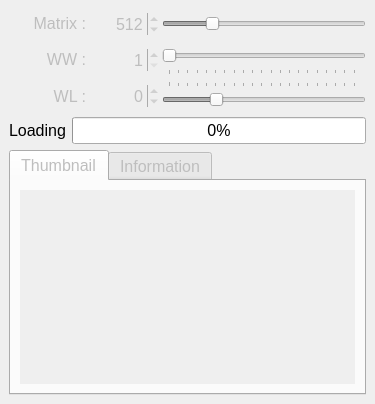
  <widget class="QDockWidget" name="dockWidgetBrowse">
   <property name="enabled">
    <bool>true</bool>
   </property>
   <property name="minimumSize">
    <size>
     <width>375</width>
     <height>396</height>
    </size>
   </property>
   <property name="baseSize">
    <size>
     <width>0</width>
     <height>0</height>
    </size>
   </property>
   <property name="font">
    <font>
     <pointsize>12</pointsize>
     <bold>false</bold>
     <underline>false</underline>
     <strikeout>false</strikeout>
     <stylestrategy>PreferDefault</stylestrategy>
    </font>
   </property>
   <property name="toolTip">
    <string>Browse</string>
   </property>
   <property name="statusTip">
    <string>Browse</string>
   </property>
   <property name="autoFillBackground">
    <bool>false</bool>
   </property>
   <property name="styleSheet">
    <string notr="true"/>
   </property>
   <property name="floating">
    <bool>false</bool>
   </property>
   <property name="features">
    <set>QDockWidget::DockWidgetClosable|QDockWidget::DockWidgetMovable</set>
   </property>
   <property name="windowTitle">
    <string>Browse</string>
   </property>
   <attribute name="dockWidgetArea">
    <number>1</number>
   </attribute>
   <widget class="QWidget" name="dockWidgetContentsBrowse">
    <layout class="QVBoxLayout" name="verticalLayout">
     <item>
      <widget class="QWidget" name="widget" native="true">
       <layout class="QVBoxLayout" name="verticalLayout_3">
        <property name="leftMargin">
         <number>0</number>
        </property>
        <property name="topMargin">
         <number>0</number>
        </property>
        <property name="rightMargin">
         <number>0</number>
        </property>
        <property name="bottomMargin">
         <number>0</number>
        </property>
        <item>
         <layout class="QHBoxLayout" name="horizontalLayoutMatrix">
          <property name="spacing">
           <number>3</number>
          </property>
          <item alignment="Qt::AlignLeft">
           <widget class="QLabel" name="labelmatrix">
            <property name="enabled">
             <bool>false</bool>
            </property>
            <property name="sizePolicy">
             <sizepolicy hsizetype="Fixed" vsizetype="Preferred">
              <horstretch>0</horstretch>
              <verstretch>0</verstretch>
             </sizepolicy>
            </property>
            <property name="minimumSize">
             <size>
              <width>77</width>
              <height>30</height>
             </size>
            </property>
            <property name="maximumSize">
             <size>
              <width>77</width>
              <height>16777215</height>
             </size>
            </property>
            <property name="font">
             <font>
              <pointsize>12</pointsize>
              <bold>false</bold>
              <underline>false</underline>
              <strikeout>false</strikeout>
              <stylestrategy>PreferDefault</stylestrategy>
             </font>
            </property>
            <property name="mouseTracking">
             <bool>true</bool>
            </property>
            <property name="toolTip">
             <string>Matrix</string>
            </property>
            <property name="statusTip">
             <string>Matrix</string>
            </property>
            <property name="text">
             <string>&lt;html&gt;&lt;head/&gt;&lt;body&gt;&lt;p&gt;Matrix :&lt;/p&gt;&lt;/body&gt;&lt;/html&gt;</string>
            </property>
            <property name="scaledContents">
             <bool>false</bool>
            </property>
            <property name="alignment">
             <set>Qt::AlignRight|Qt::AlignTrailing|Qt::AlignVCenter</set>
            </property>
            <property name="wordWrap">
             <bool>false</bool>
            </property>
           </widget>
          </item>
          <item>
           <widget class="QSpinBox" name="spinBoxMatrix">
            <property name="enabled">
             <bool>false</bool>
            </property>
            <property name="sizePolicy">
             <sizepolicy hsizetype="Fixed" vsizetype="Fixed">
              <horstretch>0</horstretch>
              <verstretch>0</verstretch>
             </sizepolicy>
            </property>
            <property name="minimumSize">
             <size>
              <width>70</width>
              <height>0</height>
             </size>
            </property>
            <property name="maximumSize">
             <size>
              <width>70</width>
              <height>16777215</height>
             </size>
            </property>
            <property name="toolTip">
             <string>Set Matrix</string>
            </property>
            <property name="statusTip">
             <string>Set Matrix</string>
            </property>
            <property name="styleSheet">
             <string notr="true"/>
            </property>
            <property name="wrapping">
             <bool>false</bool>
            </property>
            <property name="frame">
             <bool>false</bool>
            </property>
            <property name="alignment">
             <set>Qt::AlignRight|Qt::AlignTrailing|Qt::AlignVCenter</set>
            </property>
            <property name="readOnly">
             <bool>false</bool>
            </property>
            <property name="buttonSymbols">
             <enum>QAbstractSpinBox::UpDownArrows</enum>
            </property>
            <property name="suffix">
             <string/>
            </property>
            <property name="prefix">
             <string/>
            </property>
            <property name="minimum">
             <number>64</number>
            </property>
            <property name="maximum">
             <number>2048</number>
            </property>
            <property name="stepType">
             <enum>QAbstractSpinBox::DefaultStepType</enum>
            </property>
            <property name="value">
             <number>512</number>
            </property>
           </widget>
          </item>
          <item>
           <widget class="QSlider" name="horizontalSliderMatrix">
            <property name="enabled">
             <bool>false</bool>
            </property>
            <property name="minimumSize">
             <size>
              <width>0</width>
              <height>20</height>
             </size>
            </property>
            <property name="toolTip">
             <string>Set Matrix</string>
            </property>
            <property name="statusTip">
             <string>Set Matrix</string>
            </property>
            <property name="minimum">
             <number>64</number>
            </property>
            <property name="maximum">
             <number>2048</number>
            </property>
            <property name="value">
             <number>512</number>
            </property>
            <property name="orientation">
             <enum>Qt::Horizontal</enum>
            </property>
            <property name="invertedAppearance">
             <bool>false</bool>
            </property>
            <property name="invertedControls">
             <bool>false</bool>
            </property>
            <property name="tickPosition">
             <enum>QSlider::NoTicks</enum>
            </property>
           </widget>
          </item>
         </layout>
        </item>
        <item>
         <layout class="QHBoxLayout" name="horizontalLayoutWW">
          <property name="spacing">
           <number>3</number>
          </property>
          <item>
           <widget class="QLabel" name="labelww">
            <property name="enabled">
             <bool>false</bool>
            </property>
            <property name="sizePolicy">
             <sizepolicy hsizetype="Fixed" vsizetype="Preferred">
              <horstretch>0</horstretch>
              <verstretch>0</verstretch>
             </sizepolicy>
            </property>
            <property name="minimumSize">
             <size>
              <width>77</width>
              <height>30</height>
             </size>
            </property>
            <property name="maximumSize">
             <size>
              <width>77</width>
              <height>16777215</height>
             </size>
            </property>
            <property name="font">
             <font>
              <pointsize>12</pointsize>
              <bold>false</bold>
              <underline>false</underline>
              <strikeout>false</strikeout>
              <stylestrategy>PreferDefault</stylestrategy>
             </font>
            </property>
            <property name="mouseTracking">
             <bool>true</bool>
            </property>
            <property name="text">
             <string>&lt;html&gt;&lt;head/&gt;&lt;body&gt;&lt;p&gt;WW :&lt;/p&gt;&lt;/body&gt;&lt;/html&gt;</string>
            </property>
            <property name="alignment">
             <set>Qt::AlignRight|Qt::AlignTrailing|Qt::AlignVCenter</set>
            </property>
           </widget>
          </item>
          <item>
           <widget class="QSpinBox" name="spinBoxWW">
            <property name="enabled">
             <bool>false</bool>
            </property>
            <property name="sizePolicy">
             <sizepolicy hsizetype="Fixed" vsizetype="Fixed">
              <horstretch>0</horstretch>
              <verstretch>0</verstretch>
             </sizepolicy>
            </property>
            <property name="minimumSize">
             <size>
              <width>70</width>
              <height>0</height>
             </size>
            </property>
            <property name="maximumSize">
             <size>
              <width>70</width>
              <height>16777215</height>
             </size>
            </property>
            <property name="toolTip">
             <string>Set Window Width</string>
            </property>
            <property name="statusTip">
             <string>Set Window Width</string>
            </property>
            <property name="styleSheet">
             <string notr="true"/>
            </property>
            <property name="frame">
             <bool>false</bool>
            </property>
            <property name="alignment">
             <set>Qt::AlignRight|Qt::AlignTrailing|Qt::AlignVCenter</set>
            </property>
            <property name="minimum">
             <number>1</number>
            </property>
            <property name="maximum">
             <number>4096</number>
            </property>
            <property name="value">
             <number>1</number>
            </property>
           </widget>
          </item>
          <item>
           <widget class="QSlider" name="horizontalSliderWW">
            <property name="enabled">
             <bool>false</bool>
            </property>
            <property name="minimumSize">
             <size>
              <width>0</width>
              <height>30</height>
             </size>
            </property>
            <property name="toolTip">
             <string>Set Window Width</string>
            </property>
            <property name="statusTip">
             <string>Set Window Width</string>
            </property>
            <property name="minimum">
             <number>1</number>
            </property>
            <property name="maximum">
             <number>4095</number>
            </property>
            <property name="pageStep">
             <number>200</number>
            </property>
            <property name="orientation">
             <enum>Qt::Horizontal</enum>
            </property>
            <property name="tickPosition">
             <enum>QSlider::TicksBelow</enum>
            </property>
           </widget>
          </item>
         </layout>
        </item>
        <item>
         <layout class="QHBoxLayout" name="horizontalLayoutWL">
          <property name="spacing">
           <number>3</number>
          </property>
          <item>
           <widget class="QLabel" name="labelwl">
            <property name="enabled">
             <bool>false</bool>
            </property>
            <property name="sizePolicy">
             <sizepolicy hsizetype="Fixed" vsizetype="Preferred">
              <horstretch>0</horstretch>
              <verstretch>0</verstretch>
             </sizepolicy>
            </property>
            <property name="minimumSize">
             <size>
              <width>77</width>
              <height>30</height>
             </size>
            </property>
            <property name="maximumSize">
             <size>
              <width>77</width>
              <height>16777215</height>
             </size>
            </property>
            <property name="font">
             <font>
              <pointsize>12</pointsize>
              <bold>false</bold>
              <underline>false</underline>
              <strikeout>false</strikeout>
              <stylestrategy>PreferDefault</stylestrategy>
             </font>
            </property>
            <property name="toolTip">
             <string>Window Level</string>
            </property>
            <property name="statusTip">
             <string>Window Level</string>
            </property>
            <property name="text">
             <string>WL :</string>
            </property>
            <property name="alignment">
             <set>Qt::AlignRight|Qt::AlignTrailing|Qt::AlignVCenter</set>
            </property>
           </widget>
          </item>
          <item>
           <widget class="QSpinBox" name="spinBoxWL">
            <property name="enabled">
             <bool>false</bool>
            </property>
            <property name="sizePolicy">
             <sizepolicy hsizetype="Fixed" vsizetype="Fixed">
              <horstretch>0</horstretch>
              <verstretch>0</verstretch>
             </sizepolicy>
            </property>
            <property name="minimumSize">
             <size>
              <width>70</width>
              <height>0</height>
             </size>
            </property>
            <property name="maximumSize">
             <size>
              <width>70</width>
              <height>16777215</height>
             </size>
            </property>
            <property name="baseSize">
             <size>
              <width>0</width>
              <height>0</height>
             </size>
            </property>
            <property name="toolTip">
             <string>Set Window Level</string>
            </property>
            <property name="statusTip">
             <string>Set Window Level</string>
            </property>
            <property name="styleSheet">
             <string notr="true"/>
            </property>
            <property name="frame">
             <bool>false</bool>
            </property>
            <property name="alignment">
             <set>Qt::AlignRight|Qt::AlignTrailing|Qt::AlignVCenter</set>
            </property>
            <property name="minimum">
             <number>-1024</number>
            </property>
            <property name="maximum">
             <number>3071</number>
            </property>
           </widget>
          </item>
          <item>
           <widget class="QSlider" name="horizontalSliderWL">
            <property name="enabled">
             <bool>false</bool>
            </property>
            <property name="minimumSize">
             <size>
              <width>0</width>
              <height>30</height>
             </size>
            </property>
            <property name="toolTip">
             <string>Set Window Level</string>
            </property>
            <property name="statusTip">
             <string>Set Window Level</string>
            </property>
            <property name="minimum">
             <number>-1024</number>
            </property>
            <property name="maximum">
             <number>3071</number>
            </property>
            <property name="pageStep">
             <number>200</number>
            </property>
            <property name="orientation">
             <enum>Qt::Horizontal</enum>
            </property>
            <property name="tickPosition">
             <enum>QSlider::TicksAbove</enum>
            </property>
           </widget>
          </item>
         </layout>
        </item>
       </layout>
      </widget>
     </item>
     <item>
      <widget class="QWidget" name="widgetLoading" native="true">
       <property name="enabled">
        <bool>true</bool>
       </property>
       <layout class="QVBoxLayout" name="verticalLayout_2">
        <property name="leftMargin">
         <number>0</number>
        </property>
        <property name="topMargin">
         <number>0</number>
        </property>
        <property name="rightMargin">
         <number>0</number>
        </property>
        <property name="bottomMargin">
         <number>0</number>
        </property>
        <item>
         <layout class="QHBoxLayout" name="horizontalLayoutLoading">
          <item>
           <widget class="QLabel" name="labelLoading">
            <property name="font">
             <font>
              <pointsize>12</pointsize>
              <bold>false</bold>
              <underline>false</underline>
              <strikeout>false</strikeout>
              <stylestrategy>PreferDefault</stylestrategy>
             </font>
            </property>
            <property name="text">
             <string>Loading</string>
            </property>
           </widget>
          </item>
          <item>
           <widget class="QProgressBar" name="progressBarLoading">
            <property name="font">
             <font>
              <pointsize>12</pointsize>
              <bold>false</bold>
              <underline>false</underline>
              <strikeout>false</strikeout>
              <stylestrategy>PreferDefault</stylestrategy>
             </font>
            </property>
            <property name="styleSheet">
             <string notr="true"/>
            </property>
            <property name="minimum">
             <number>0</number>
            </property>
            <property name="value">
             <number>0</number>
            </property>
           </widget>
          </item>
         </layout>
        </item>
       </layout>
      </widget>
     </item>
     <item>
      <widget class="QTabWidget" name="tabWidget">
       <property name="enabled">
        <bool>false</bool>
       </property>
       <property name="minimumSize">
        <size>
         <width>0</width>
         <height>200</height>
        </size>
       </property>
       <property name="font">
        <font>
         <pointsize>12</pointsize>
         <bold>false</bold>
         <underline>false</underline>
         <strikeout>false</strikeout>
         <stylestrategy>PreferDefault</stylestrategy>
        </font>
       </property>
       <property name="toolTip">
        <string/>
       </property>
       <property name="statusTip">
        <string/>
       </property>
       <property name="styleSheet">
        <string notr="true"/>
       </property>
       <property name="tabPosition">
        <enum>QTabWidget::North</enum>
       </property>
       <property name="tabShape">
        <enum>QTabWidget::Rounded</enum>
       </property>
       <property name="currentIndex">
        <number>0</number>
       </property>
       <property name="documentMode">
        <bool>false</bool>
       </property>
       <property name="tabsClosable">
        <bool>false</bool>
       </property>
       <property name="movable">
        <bool>true</bool>
       </property>
       <property name="tabBarAutoHide">
        <bool>true</bool>
       </property>
       <widget class="QWidget" name="Thumbnail">
        <attribute name="title">
         <string>Thumbnail</string>
        </attribute>
        <attribute name="toolTip">
         <string>Thumbnail</string>
        </attribute>
        <layout class="QVBoxLayout" name="verticalLayout_4">
         <item>
          <widget class="QListWidget" name="listWidget">
           <property name="enabled">
            <bool>false</bool>
           </property>
           <property name="minimumSize">
            <size>
             <width>173</width>
             <height>0</height>
            </size>
           </property>
           <property name="sizeIncrement">
            <size>
             <width>0</width>
             <height>0</height>
            </size>
           </property>
           <property name="font">
            <font>
             <pointsize>11</pointsize>
             <bold>false</bold>
             <underline>false</underline>
             <strikeout>false</strikeout>
             <stylestrategy>PreferDefault</stylestrategy>
            </font>
           </property>
           <property name="frameShape">
            <enum>QFrame::NoFrame</enum>
           </property>
           <property name="frameShadow">
            <enum>QFrame::Plain</enum>
           </property>
           <property name="lineWidth">
            <number>0</number>
           </property>
           <property name="iconSize">
            <size>
             <width>150</width>
             <height>150</height>
            </size>
           </property>
           <property name="movement">
            <enum>QListView::Static</enum>
           </property>
           <property name="resizeMode">
            <enum>QListView::Adjust</enum>
           </property>
           <property name="spacing">
            <number>5</number>
           </property>
           <property name="viewMode">
            <enum>QListView::IconMode</enum>
           </property>
           <property name="uniformItemSizes">
            <bool>false</bool>
           </property>
          </widget>
         </item>
        </layout>
       </widget>
       <widget class="QWidget" name="Information">
        <attribute name="title">
         <string>Information</string>
        </attribute>
        <attribute name="toolTip">
         <string>Information</string>
        </attribute>
        <layout class="QVBoxLayout" name="verticalLayout_5">
         <item>
          <widget class="QTextBrowser" name="textBrowser">
           <property name="enabled">
            <bool>false</bool>
           </property>
           <property name="font">
            <font>
             <pointsize>11</pointsize>
             <bold>false</bold>
             <underline>false</underline>
             <strikeout>false</strikeout>
             <stylestrategy>PreferDefault</stylestrategy>
            </font>
           </property>
           <property name="cursor" stdset="0">
            <cursorShape>IBeamCursor</cursorShape>
           </property>
           <property name="frameShape">
            <enum>QFrame::Panel</enum>
           </property>
           <property name="frameShadow">
            <enum>QFrame::Plain</enum>
           </property>
           <property name="lineWidth">
            <number>0</number>
           </property>
           <property name="sizeAdjustPolicy">
            <enum>QAbstractScrollArea::AdjustIgnored</enum>
           </property>
           <property name="lineWrapMode">
            <enum>QTextEdit::NoWrap</enum>
           </property>
           <property name="readOnly">
            <bool>true</bool>
           </property>
           <property name="placeholderText">
            <string/>
           </property>
           <property name="searchPaths">
            <stringlist/>
           </property>
          </widget>
         </item>
        </layout>
       </widget>
      </widget>
     </item>
    </layout>
   </widget>
  </widget>
